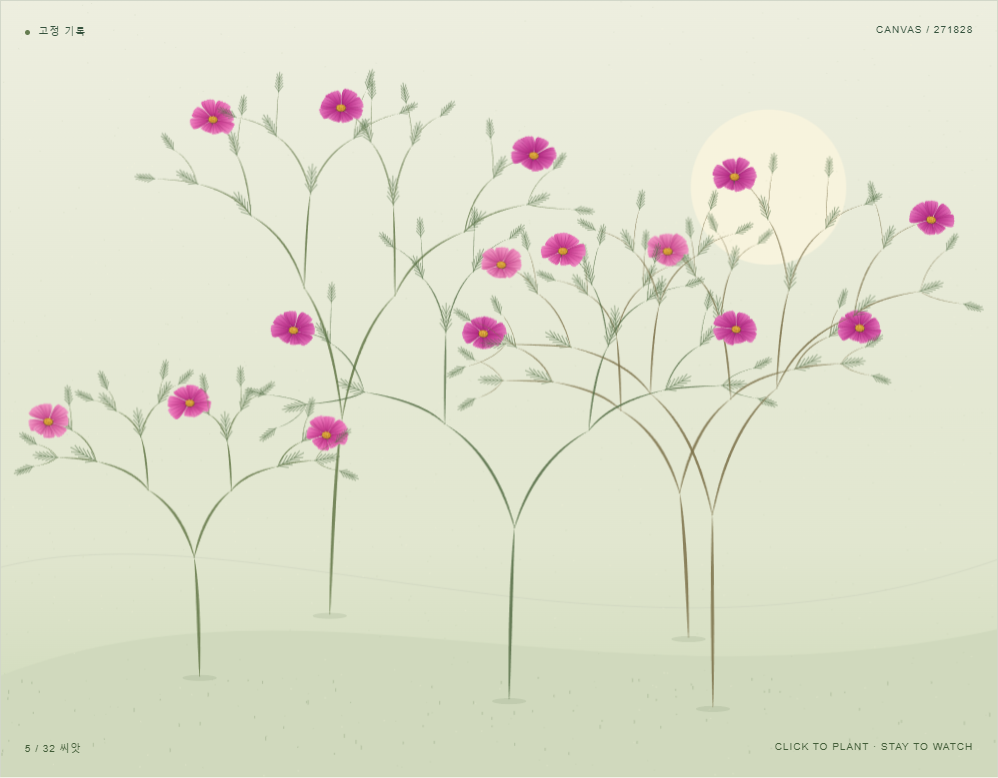
#> input picture evidence/petals/v11-garden.png, 998 x 778 px
$ python ink_figures.py
#> lines starting #> are read from the running program, lines starting #| are printed output that depends on the picture
"""Arrange own executed screenshots; originals remain available without resizing."""
from pathlib import Path
from PIL import Image,ImageDraw,ImageFont,ImageOps
import sys,json,datetime
ROOT=Path(__file__).resolve().parents[1];OUT=ROOT/'evidence/ink'
LATEST=sys.argv[1] if len(sys.argv)>1 else 'v14'
font=ImageFont.truetype('C:/Windows/Fonts/malgun.ttf',17)
def panel(path,size):
    return ImageOps.contain(Image.open(path).convert('RGB'),size,Image.Resampling.LANCZOS)
def grid(items,path,cols=2,cell=(720,640)):
#> called with path = 'before-after.png', cols = 2, cell = (720, 640)
    w,h=cell;image=Image.new('RGB',(w*cols,h*((len(items)+cols-1)//cols)),'#f3f0e7');d=ImageDraw.Draw(image)
#> after `image = Image.new('RGB', (w * cols, h * ((len(items) + cols - 1) // co`:
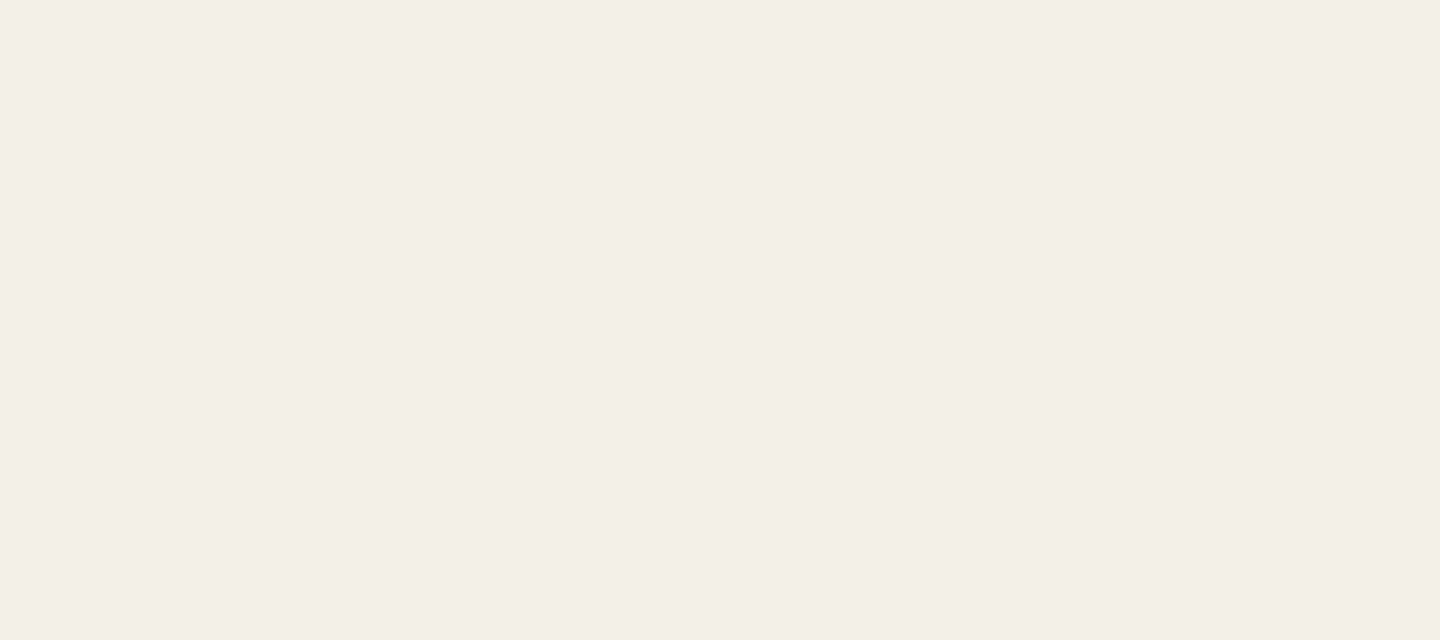
#> image: PIL image 1440x640 RGB; mean R, G, B 243, 240, 231
    for i,(title,source) in enumerate(items):
        x=(i%cols)*w;y=(i//cols)*h;d.text((x+18,y+12),title,font=font,fill='#333b39')
        p=panel(source,(w-24,h-55));image.paste(p,(x+(w-p.width)//2,y+45))
#> after `image.paste(p, (x + (w - p.width) // 2, y + 45))`:
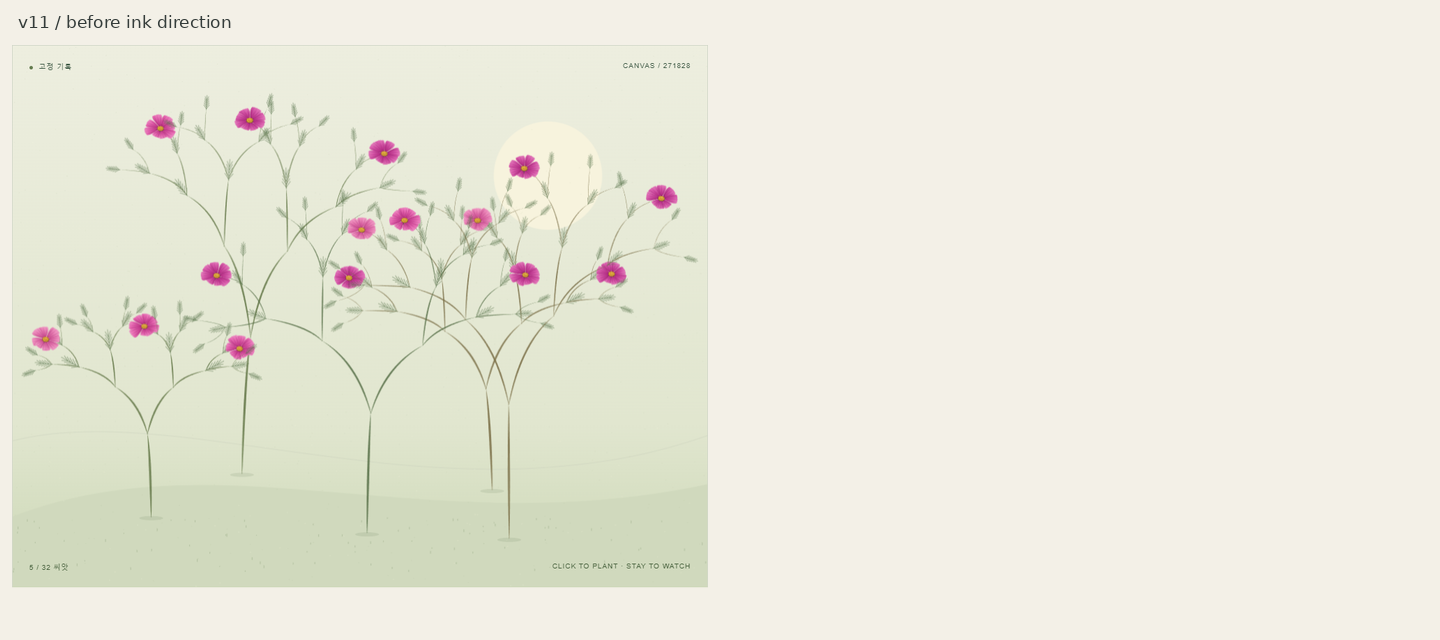
#> image: PIL image 1440x640 RGB; mean R, G, B 234.7, 233.8, 220.2
    image.save(OUT/path)
#> (the run stopped early here; a loop or call above may not have finished)
